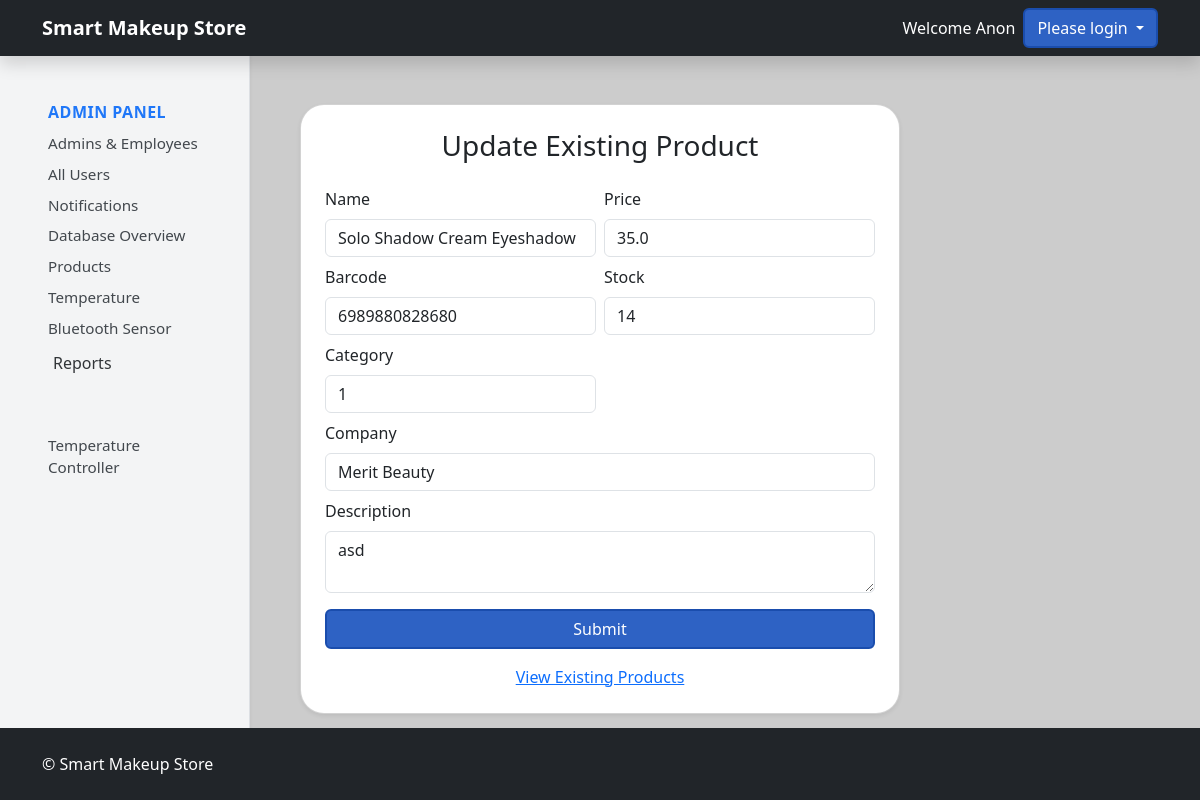
/admin-dashboard/products/1/update, run on an earlier commit of the app's database.
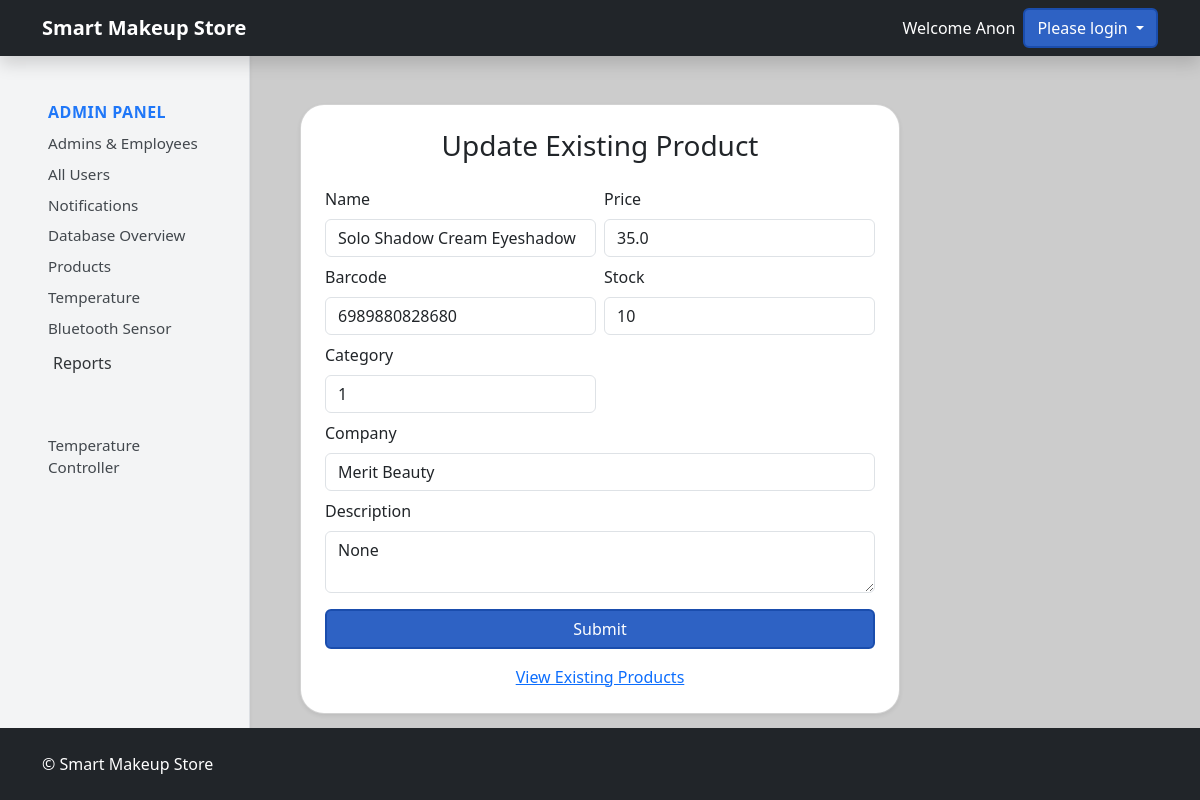
And on a later commit of the database.
### tables this page shows
CREATE TABLE products (
            product_id INTEGER PRIMARY KEY AUTOINCREMENT,
            category_id INTEGER DEFAULT NULL,
            product_name TEXT NOT NULL,
            product_description TEXT DEFAULT NULL,
            product_price REAL NOT NULL,
            product_company TEXT,
            product_stock_quantity INTEGER DEFAULT 0,
            product_created_at DATETIME DEFAULT CURRENT_TIMESTAMP,
            product_updated_at DATETIME,
            FOREIGN KEY(category_id) REFERENCES categories(category_id)
        );

### routes/store.py (the view, shortened to what this page needs)
@app.route('/admin-dashboard/products/<int:product_id>/update',methods = ['GET','POST'])
def productUpdate(product_id):
    storeDb = db.getDB()
    product = storeDb.execute(
        '''SELECT p.*,pb.*,STRING_AGG(pr.rfid_tag,' / ') as rfid_tag FROM products p
            LEFT JOIN product_rfid pr on pr.product_id = p.product_id
            LEFT JOIN product_barcode pb on   pb.product_id= p.product_id
            WHERE p.product_id = ? GROUP BY p.product_id''',
    (product_id,)).fetchone()
    return render_template('productUpdate.html', product=product)

### models/database.py (called while the page is built)
def getDB():
    conn = sqlite3.connect('store.db', check_same_thread=False)
    conn.row_factory = sqlite3.Row
    return conn

### templates/productUpdate.html (shortened to what this page needs)
{% extends "base.html" %} {% block content %}
{% include "adminSidebar.html" with context %}
<div class="container d-flex flex-column align-items-center p-4">
  <div
    class="card shadow-sm mb-4 rounded"
    style="min-width: 450px; max-width: 600px; width: 100%"
  >
    <div class="card-body p-4">
      <h3 class="card-title text-center mb-4">Update Existing Product</h3>
      <form method="POST" class="mb-3">
        <div class="row g-2">
          <div class="col-md-6">
            <label class="form-label">Name</label>
            <input
              type="text"
              class="form-control rounded"
              name="product_name"
              value="{{ product.product_name }}"
              required
            />
          </div>
          <div class="col-md-6">
            <label class="form-label">Price</label>
            <input
              type="number"
              pattern="^\d*(\.\d{0,2})?$"
              class="form-control rounded"
              value="{{ product.product_price }}"
              name="product_price"
              required
            />
          </div>
          <div class="col-md-6">
            <label class="form-label">Barcode</label>
            <input
              type="text"
              class="form-control rounded"
              value="{{ product.barcode_num }}"
              name="product_barcode"
              required
            />
          </div>
          <div class="col-md-6">
            <label class="form-label">Stock</label>
            <input
              type="number"
              pattern="^\d*(\.\d{0,2})?$"
              class="form-control rounded"
              value="{{ product.product_stock_quantity }}"
              name="product_stock"
              required
            />
          </div>
          <div class="col-md-6">
            <label class="form-label">Category</label>
            <select
              type="text"
              class="form-control rounded"
              name="product_category"
              required
            >
              <option value="1">1</option>
            </select>
          </div>
          <div class="col-12">
            <label class="form-label">Company</label>
            <input
              type="text"
              class="form-control rounded"
              value="{{ product.product_company }}"
              name="product_company"
              required
            />
          </div>
          <div class="col-12">
            <label class="form-label">Description</label>
            <textarea
              class="form-control rounded"
              name="product_description"
              required
            >
{{ product.product_description }}</textarea
            >
          </div>
          <div class="col-12 mt-3">
            <button type="submit" class="btn btn-primary w-100 rounded">
              Submit
            </button>
          </div>
        </div>
      </form>
      <div class="text-center mt-2">
        <a href="{{ url_for('store.productsList') }}">View Existing Products</a>
      </div>
    </div>
  </div>
</div>
{% endblock %}

What changed in the data, as far as the page shows it:
changed products "Solo Shadow Cream Eyeshadow": product_stock "14" → "10"; product_description "asd" → (not shown)
Also different on the page:
form field product_description: (not shown) → "None"
